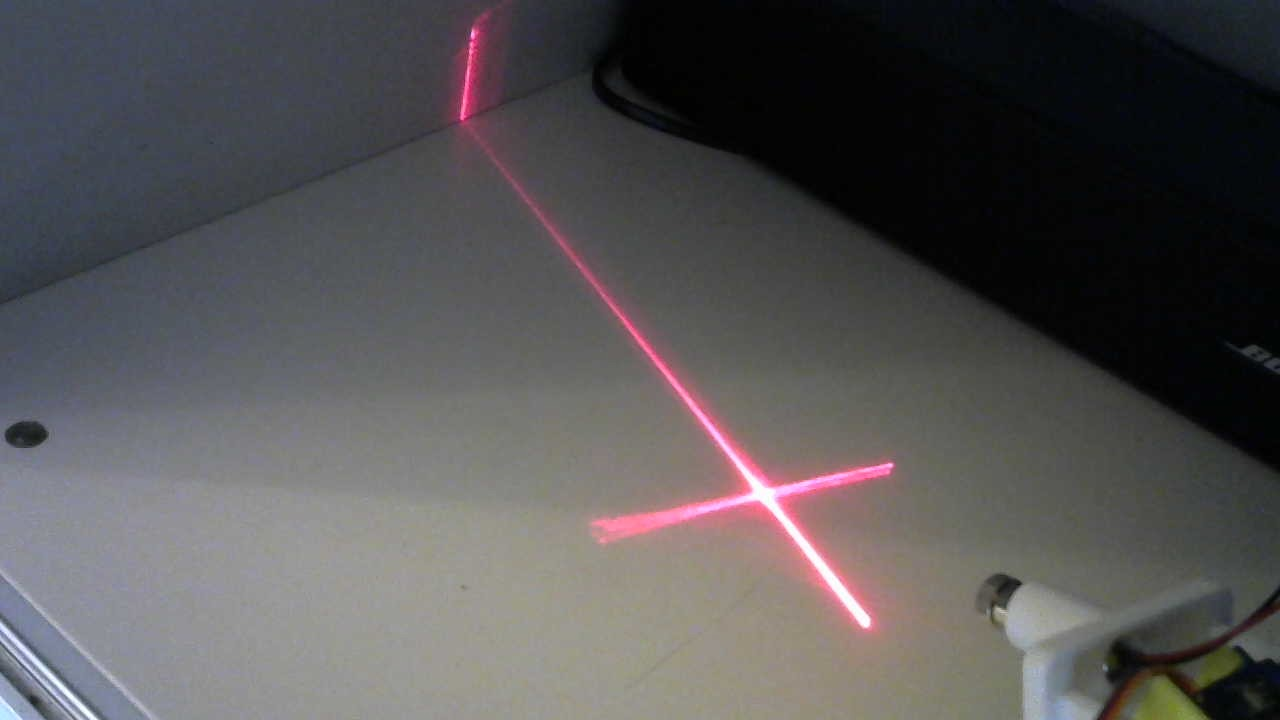
#> input picture pictures/WIN_20250101_12_33_43_Pro.jpg, 1280 x 720 px, given in place of the camera
$ python laser-pict-gen.py
#> lines starting #> are read from the running program, lines starting #| are printed output that depends on the picture; after the words box and inside, x2 and y2 are one past the last pixel; in counts of white or black regions, pixels touching at a corner belong together
#> in webcam_test, frame is the input picture: shape (720, 1280, 3); mean B, G, R 84.6, 83.7, 85.8
import os
os.environ["OPENCV_VIDEOIO_MSMF_ENABLE_HW_TRANSFORMS"] = "0"

from time import sleep
import cv2
import random
import numpy as np
from numpy.linalg import norm

FILE_NAME = "pictures\\frame-10.jpg"
last_render = 0

# [79 lines left out: functions add_laser_dot, compose_images, gamma, generate_test_images, brightness, draw_visor_at_coord, not called in this run]

def find_laser(img: cv2.UMat) -> (tuple, cv2.UMat):
    strategies = [find_laser_by_red_color, find_laser_by_grayscale, find_laser_by_green_color]
    for strategy in strategies:
        print(f"Trying strategy {strategy.__name__}")
        (coord, output) = strategy(img.copy())
        if coord is not None:
            print(f"Found laser at {coord}")
            cv2.putText(output,
                text = strategy.__name__,
                org=(10, 40),
                fontFace=cv2.FONT_HERSHEY_COMPLEX,
                fontScale=.5,
                color=(0, 255, 0))
            cv2.putText(output,
                text = f"Brightness={int(brightness(img))}",
                org=(10, 60),
                fontFace=cv2.FONT_HERSHEY_COMPLEX,
                fontScale=.5,
                color=(0, 255, 0))
            return (coord, output)
#> this loop made 3 passes
#> pass 1, in find_laser_by_red_color, `(_, _, R) = cv2.split(img)`:
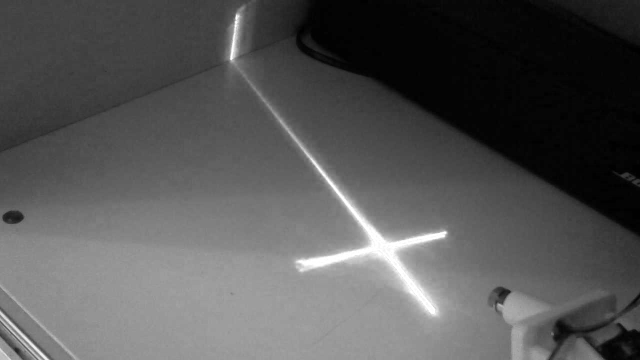
#> R: shape (720, 1280) (shown at 1/2 size); min 0, max 255, mean 85.8
#> pass 2, in find_laser_by_grayscale, `gray_image = cv2.cvtColor(img, cv2.COLOR_BGR2GRAY)`:
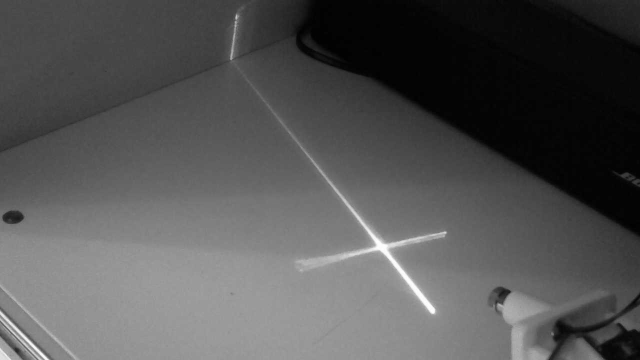
#> gray_image: shape (720, 1280) (shown at 1/2 size); min 0, max 255, mean 84.4
    return (None, None)

def find_laser_by_threshold(channel: cv2.UMat) -> (tuple, cv2.UMat):
    MAX_TRIES = 7
    MIN_THRESHOLD = 100
    MAX_THRESHOLD = 255
    threshold = (MIN_THRESHOLD + MAX_THRESHOLD) // 2
    tries = 0
    while tries < MAX_TRIES:
        _, diff_thr = cv2.threshold(channel, threshold, 255, cv2.THRESH_TOZERO)
        #cv2.imshow("Threshold", cv2.cvtColor(diff_thr, cv2.COLOR_GRAY2BGR))

        masked_channel = cv2.dilate(diff_thr, None, iterations=4)
        #cv2.imshow("Dilate", cv2.cvtColor(masked_channel, cv2.COLOR_GRAY2BGR))

        circles = cv2.HoughCircles(masked_channel, cv2.HOUGH_GRADIENT, 1, minDist=50,
                                param1=50,param2=2,minRadius=3,maxRadius=10)

        if circles is None:
            circles_cpt = 0
        else:
            circles_cpt = len(circles[0,:])

        if circles_cpt == 0:
            step = (threshold - MIN_THRESHOLD) // 2
            if step == 0:
                step = 1
            threshold -= step
            print(f"Found no circles, decreasing threshold to {threshold}")
            if threshold < MIN_THRESHOLD:
                return (None, None)
            tries += 1
            continue

        if circles_cpt > 1:
            step = (MAX_THRESHOLD - threshold) // 2
            if step == 0:
                step = 1
            threshold += step
            print(f"Found {circles_cpt} circles, increasing threshold to {threshold}")
            if threshold > MAX_THRESHOLD:
                return (None, None)
            tries += 1
            continue

        print(f"Found 1 circle, threshold={threshold}")

        # draw circles found
        output = cv2.cvtColor(masked_channel, cv2.COLOR_GRAY2BGR)
        background = cv2.cvtColor(channel, cv2.COLOR_GRAY2BGR)

        for circle in circles[0,:]:
            center = (int(circle[0]), int(circle[1]))
            output = cv2.addWeighted(background, 0.2, output, 0.5, 0)
            cv2.putText(output,
                        text = "THR="+ str(threshold),
                        org=(10, 20),
                        fontFace=cv2.FONT_HERSHEY_COMPLEX,
                        fontScale=0.5,
                        color=(0, 255, 0))
            return (center, output)

    return (None, None)

def find_laser_by_grayscale(img: cv2.UMat) -> (tuple, cv2.UMat):
    gray_image = cv2.cvtColor(img, cv2.COLOR_BGR2GRAY)
    normalized_gray_image = cv2.normalize(gray_image, None, alpha=0, beta=255, norm_type=cv2.NORM_MINMAX)
    return find_laser_by_threshold(normalized_gray_image)

def find_laser_by_red_color(img: cv2.UMat) -> (tuple, cv2.UMat):
    (_, _, R) = cv2.split(img)
    return find_laser_by_threshold(R)

def find_laser_by_green_color(img: cv2.UMat) -> (tuple, cv2.UMat):
    (_, G, _) = cv2.split(img)
    return find_laser_by_threshold(G)


def set_exposure(cap: cv2.VideoCapture, exposure: int):
    cap.set(cv2.CAP_PROP_AUTO_EXPOSURE, 3) # auto mode
    cap.set(cv2.CAP_PROP_AUTO_EXPOSURE, 1) # manual mode
    cap.set(cv2.CAP_PROP_EXPOSURE, exposure)
    sleep(1)

def setup_webcam(index: int) -> cv2.VideoCapture:
    cap = cv2.VideoCapture(index, cv2.CAP_DSHOW)
    cap.set(cv2.CAP_PROP_FRAME_WIDTH, 960)
    cap.set(cv2.CAP_PROP_FRAME_HEIGHT, 720)
    cap.set(cv2.CAP_PROP_BUFFERSIZE, 0)
    cap.set(cv2.CAP_PROP_FPS, 10.0)
    return cap

def add_camera_settings(cap: cv2.VideoCapture, frame: cv2.UMat) -> cv2.UMat:
    global last_render
    if last_render == 0:
        last_render = cv2.getTickCount()

    # compute fps
    current_time = cv2.getTickCount()
    time_diff = (current_time - last_render) / cv2.getTickFrequency()
#> time_diff = 2.33e-05
    last_render = current_time
#> last_render = 201711811817
    fps = int(1.0 / time_diff)
#> fps = 42868

    cv2.putText(frame,
                text = f"Act. FPS={fps}",
                org=(10, 80),
                fontFace=cv2.FONT_HERSHEY_COMPLEX,
                fontScale=0.5,
                color=(255, 255, 255))

    cv2.putText(frame,
                text = f"Picture={int(cap.get(cv2.CAP_PROP_FRAME_WIDTH))}x{int(cap.get(cv2.CAP_PROP_FRAME_HEIGHT))}",
                org=(10, 20),
                fontFace=cv2.FONT_HERSHEY_COMPLEX,
                fontScale=0.5,
                color=(255, 255, 255))
    cv2.putText(frame,
                text = f"Webcam FPS={cap.get(cv2.CAP_PROP_FPS)}",
                org=(10, 40),
                fontFace=cv2.FONT_HERSHEY_COMPLEX,
                fontScale=0.5,
                color=(255, 255, 255))
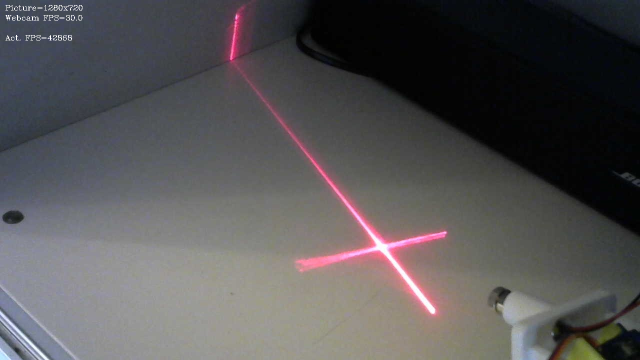
#> frame: shape (720, 1280, 3) (shown at 1/2 size); mean B, G, R 84.8, 83.9, 86.1
    cv2.putText(frame,
                text = f"Exposure={cap.get(cv2.CAP_PROP_EXPOSURE)}",
                org=(10, 60),
                fontFace=cv2.FONT_HERSHEY_COMPLEX,
                fontScale=0.5,
                color=(255, 255, 255))
#> frame: shape (720, 1280, 3); 0.04% of pixels changed, all inside (x1, y1, x2, y2) = (11, 50, 126, 65)
    return frame

def webcam_test():
    cap = setup_webcam(0)
    exposure = -7
    set_exposure(cap, exposure)
    cpt = 0
    while True:
        cpt += 1
        # Take each frame
        ret, frame = cap.read()
        (coord, picture) = find_laser(frame)
        if coord is None:
            picture = np.zeros(frame.shape, dtype="uint8")
        else:
            draw_visor_at_coord(frame, coord)
        add_camera_settings(cap, frame)
        result = cv2.hconcat([frame, picture])
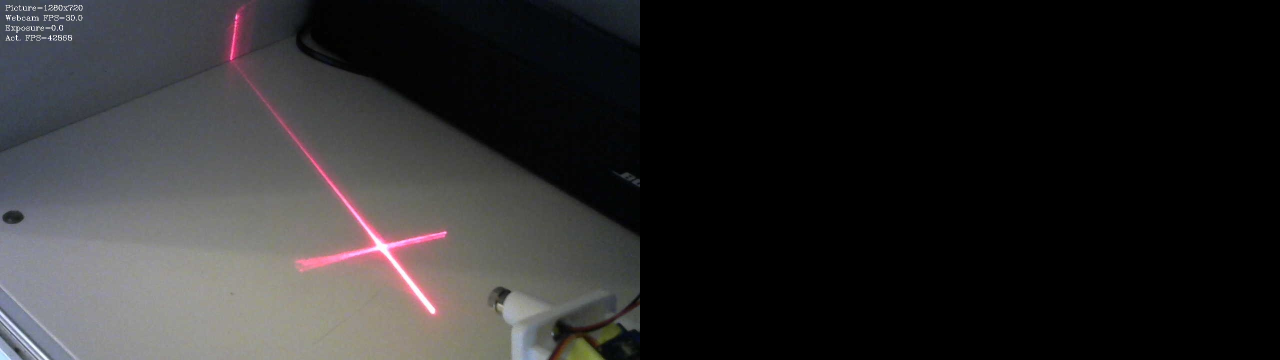
#> result: shape (720, 2560, 3) (shown at 1/2 size); mean B, G, R 42.4, 42, 43.1
        cv2.imshow('Result', result)
        key = cv2.waitKey(2) & 0xFF
#> (key q is pressed here)
        if key == ord('q'):
            break
        if key == ord('p'):
            exposure += 1
            set_exposure(cap, exposure)
            sleep(1)
        if key == ord('m'):
            exposure -= 1
            set_exposure(cap, exposure)
            sleep(1)
    cap.release()
    cv2.destroyAllWindows()

# [28 lines left out: function file_test, not called in this run]

#file_test()
webcam_test()
